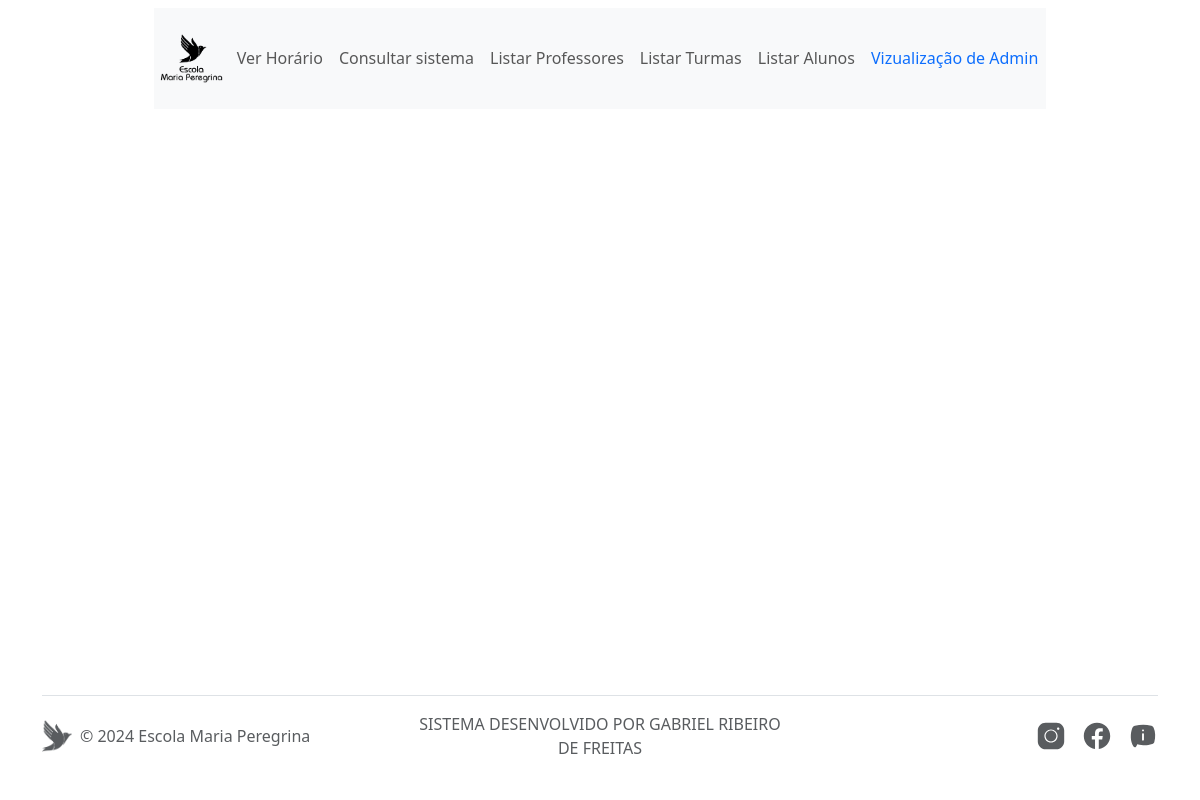
/sistema/ (signed in), run on an earlier commit of the app's database.
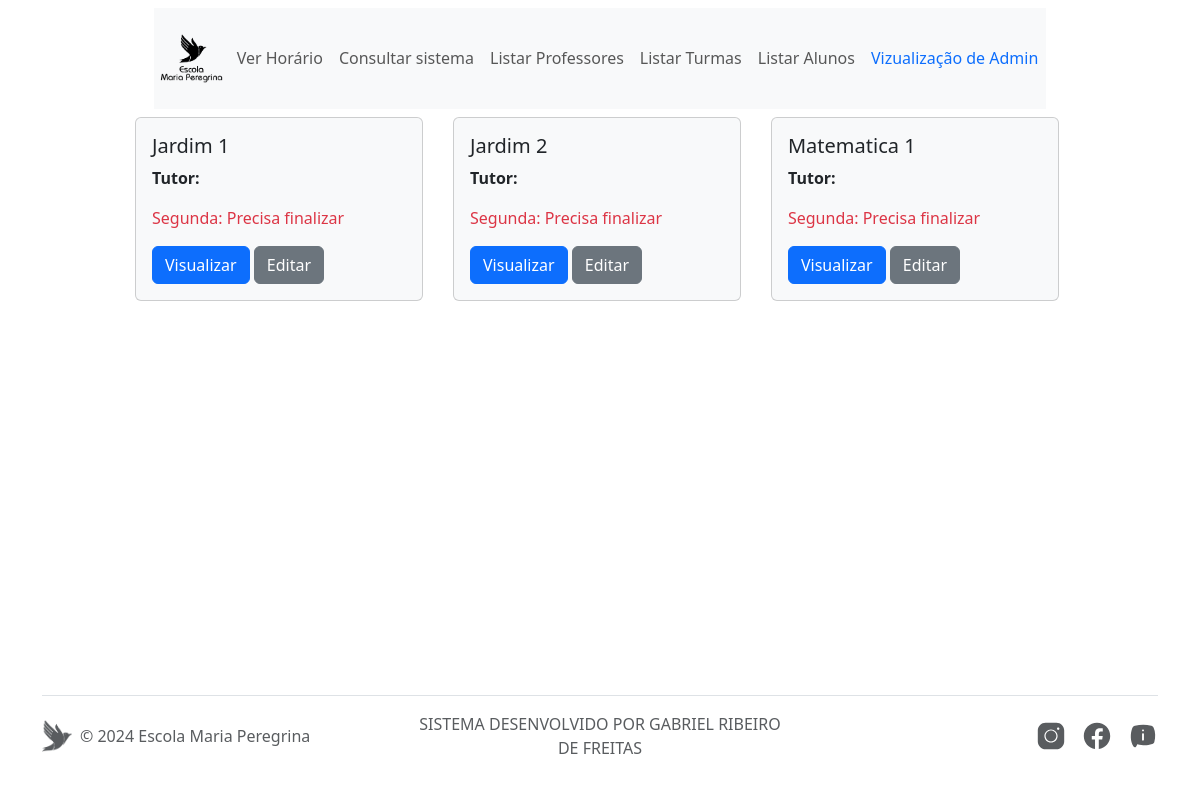
And on a later commit of the database.
### sistema/models.py (models this page shows, shortened)
class Turma(models.Model):
    id = models.AutoField(primary_key=True)
    nome = models.CharField(max_length=50)
    tutor = models.CharField(max_length=100, blank=True)
    carga_horaria_semanal = models.ManyToManyField(
        DiaDaSemana,
        through='CargaHorariaTurma',
        related_name='carga_horaria_turmas'
    )

class DiaDaSemana(models.Model):
    id = models.AutoField(primary_key=True)
    nome = models.CharField(max_length=10, blank=True, null=True)

### sistema/views.py (the view)
# urls.py: path('sistema/', sistema_view, name = 'sistema_view'),
@login_required(login_url='login_view')
def sistema_view(request):
    turmas = Turma.objects.all()
    turma_schedule_status = {}
    for turma in turmas:
        schedule_status = {}
        dias_semana_turma = turma.carga_horaria_semanal.all()
        for dia in dias_semana_turma:
            carga_horaria_turma = CargaHorariaTurma.objects.filter(turma=turma, dia_semana=dia).first()
            if not carga_horaria_turma:
                schedule_status[dia.nome] = 'Incomplete'
                continue
            horas_aula = carga_horaria_turma.horas.all()
            aulas_count = Aula.objects.filter(
                turma=turma,
                dia_semana=dia,
                hora__in=horas_aula
            ).count()
            if aulas_count == horas_aula.count():
                schedule_status[dia.nome] = 'Completo'
            else:
                schedule_status[dia.nome] = 'Precisa finalizar'
        turma_schedule_status[turma] = {
            'nome': turma.nome,
            'tutor': turma.tutor,
            'status': schedule_status,
        }
    return render(request, 'sistema.html', {'turma_schedule_status': turma_schedule_status})

### templates/sistema.html
{% extends "base.html" %}
{% block content %}
<body class="d-flex flex-column min-vh-100">
    <main class="container flex-grow-1">
        <div class="col-10 mx-auto">
            <div class="row">
                {% for turma, status_info in turma_schedule_status.items %}
                <div class="col-md-4 mb-3">
                    <div class="card bg-light" style="width: 18rem;">
                        <div class="card-body">
                            <h5 class="card-title">{{ status_info.nome }}</h5>
                            <p class="card-text"><strong>Tutor:</strong> {{ status_info.tutor }}</p>
                            {% for dia, status in status_info.status.items %}
                                {% if status == 'Completo' %}
                                <p class="card-text text-success">{{ dia }}: {{ status }}</p>
                                {% else %}
                                <p class="card-text text-danger">{{ dia }}: {{ status }}</p>
                                {% endif %}
                            {% endfor %}
                            <a href="{% url 'horarios_view' %}?termo_pesquisa={{ status_info.nome }}" class="btn btn-primary">Visualizar</a>
                            <a href="{% url 'admin:index' %}" class="btn btn-secondary" target="_blank">Editar</a>
                        </div>
                    </div>
                </div>
                {% endfor %}
            </div>
        </div>
    </main>
{% endblock %}

What changed in the data, as far as the page shows it:
added Turma: nome "Jardim 1", status "Precisa finalizar"
now on this page (row unchanged): DiaDaSemana: status "Segunda" "Segunda" "Segunda"
added Turma: nome "Jardim 2", status "Precisa finalizar"
added Turma: nome "Matematica 1", status "Precisa finalizar"
